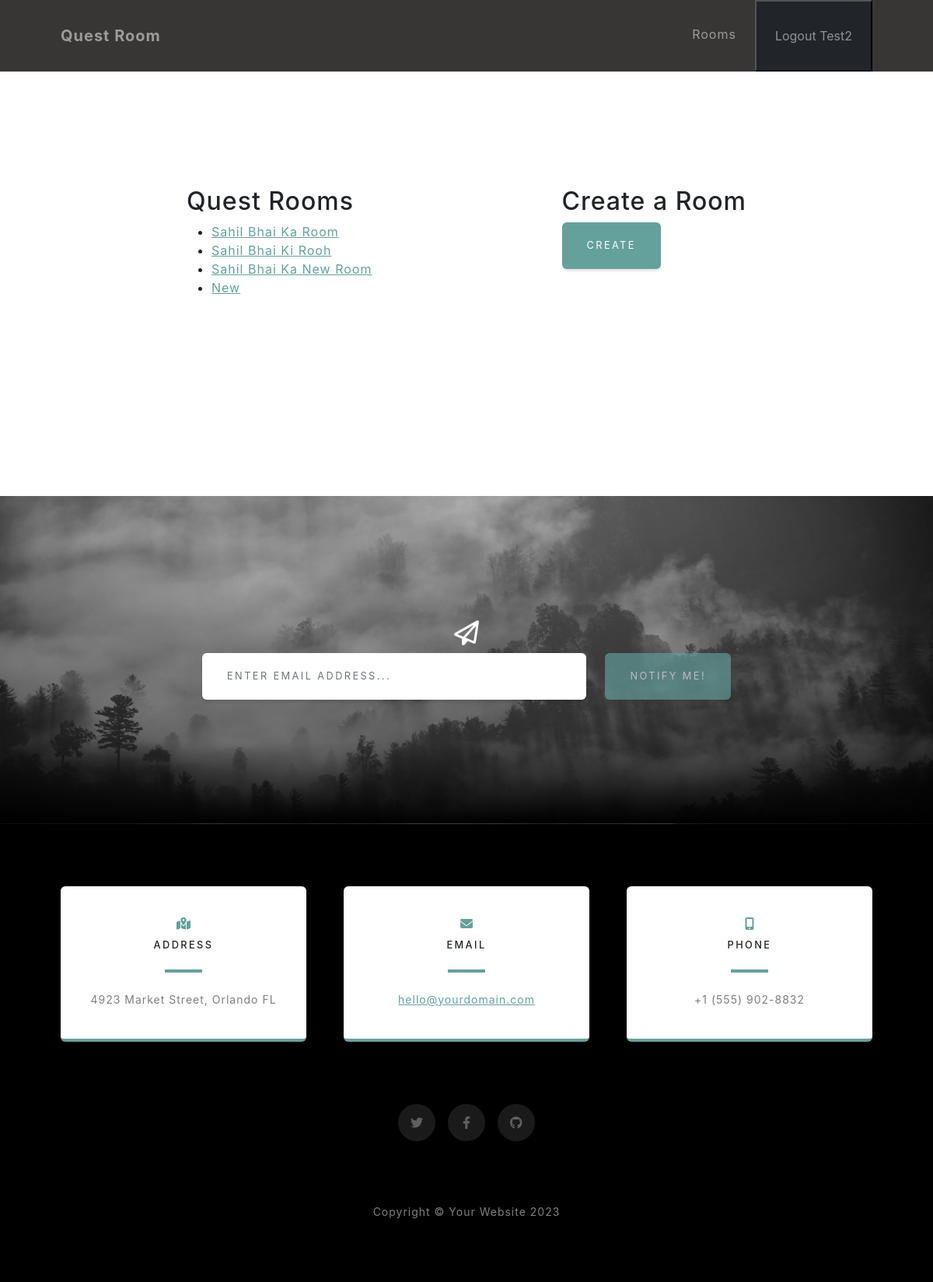
Page /rooms/ (signed in) on the earlier database version.
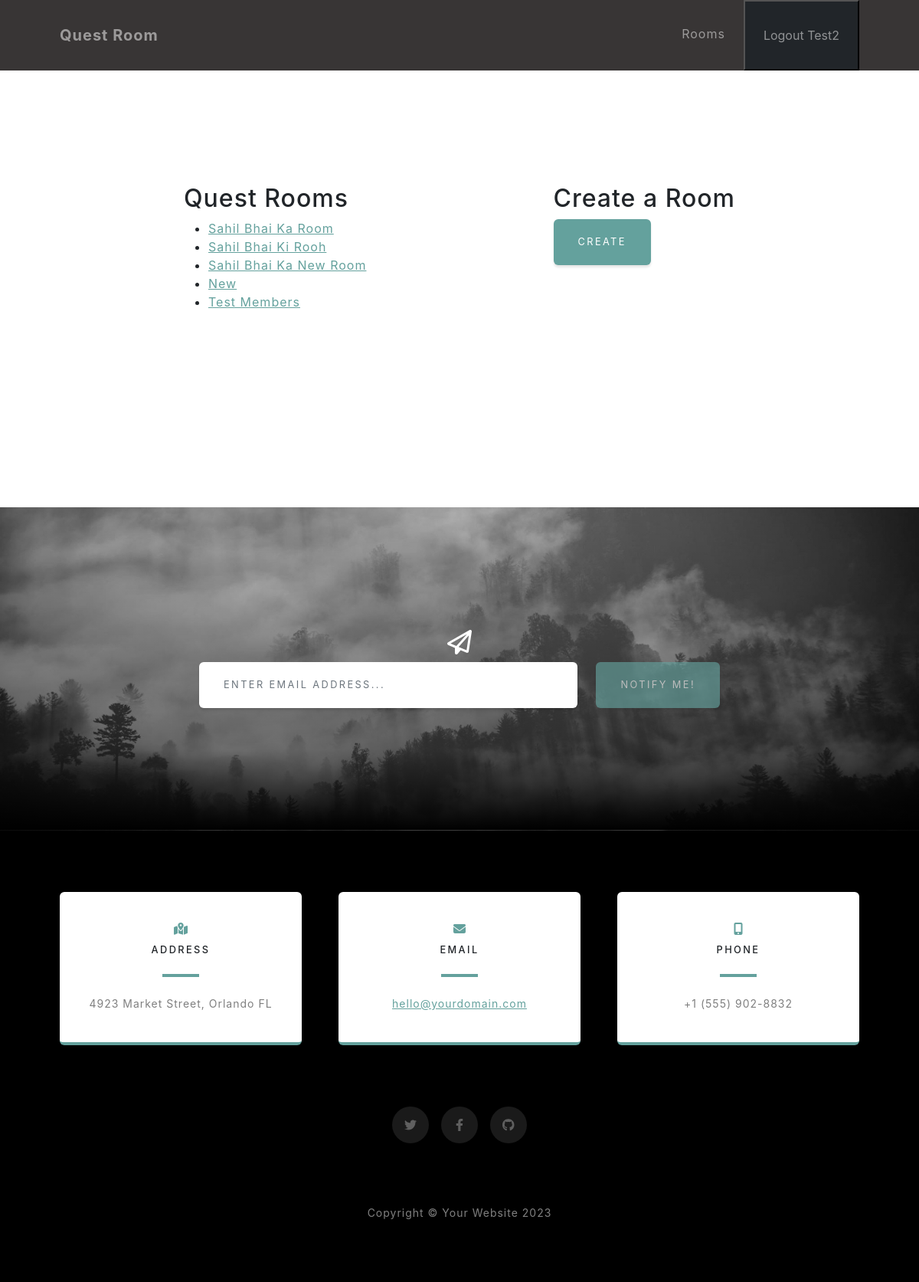
Same page on the later database version.
### rooms/models.py (models this page shows, shortened)
class QuestRoom(models.Model):
    class RoomType(models.TextChoices):
        LEETCODE = 'LC', 'LeetCode'
    name = models.CharField(max_length=50)
    description = models.TextField()
    room_type = models.CharField(
        choices=RoomType.choices,
        default=RoomType.LEETCODE,
        max_length=2
    )
    created_by = models.ForeignKey(User, on_delete=models.CASCADE, related_name='rooms')
    members = models.ManyToManyField(User)
    expire_days = models.PositiveIntegerField(default=1)
    expires_at = models.DateTimeField()
    daily_required_points = models.PositiveIntegerField(default=1)
    created_at = models.DateTimeField(auto_now_add=True)
    updated_at = models.DateTimeField(auto_now=True)
    class Meta:
        unique_together = [['name', 'created_by']]

### rooms/views.py (the view)
# urls.py: path('rooms/', views.view_rooms, name='view_rooms'),
@login_required
def view_rooms(request):
    rooms = request.user.rooms.all()
    return render(request, 'rooms/user_rooms.html', {'rooms': rooms})

### rooms/templates/rooms/user_rooms.html (shortened to what this page needs)
{% extends 'rooms/base.html' %}
{% block content %}
    <section class="rooms-section">
        <div class="rooms-container">
            <div class="user-rooms">
                <h2>Quest Rooms</h2>
                <ul>
                    {% for room in rooms %}
                        <li>
                            <a href="{% url 'rooms:view_room' room_id=room.id %}">{{ room.name }}</a>
                        </li>
                    {% endfor %}
                </ul>
            </div>
            <div class="create-room">
                <h2>Create a Room</h2>
                <form action="{% url 'rooms:create_room' %}" method="post">
                    <button class="btn btn-primary" type="submit">Create</button>
                </form>
            </div>
        </div>
    </section>
{% endblock content %}

Differences in the rows shown:
added QuestRoom: name "Test Members"
